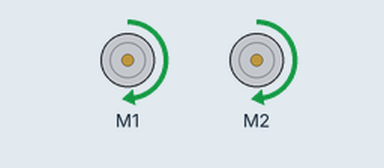
Simulated run of this program. Board: BBC micro:bit (MakeCode). Parts: 2 × DC motor (green arrow = forward, orange = backward, longer = faster). At 9.4 s the program stops and its outputs stay as they are.

Above: at 0.1 s.
At 4.4 s:
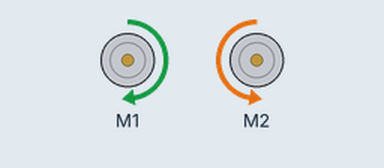
At 9.5 s:
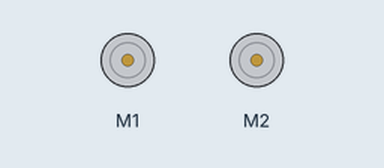
Timing chart, 0 to 10.9 s (numbered marks = the images above):
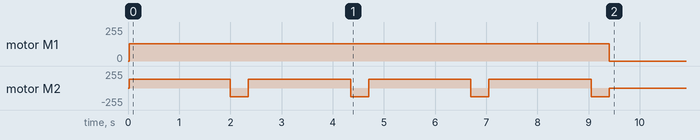

The program:

main.ts
```typescript
for (let index = 0; index < 4; index++) {
    maqueen.motorRun(maqueen.Motors.All, maqueen.Dir.CW, 128)
    basic.pause(2000)
    maqueen.motorRun(maqueen.Motors.M2, maqueen.Dir.CCW, 128)
    basic.pause(350)
}
maqueen.motorStop(maqueen.Motors.All)
```

test.ts
```typescript
// Hier kann man Tests durchführen; diese Datei wird nicht kompiliert, wenn dieses Paket als Erweiterung verwendet wird.
```
